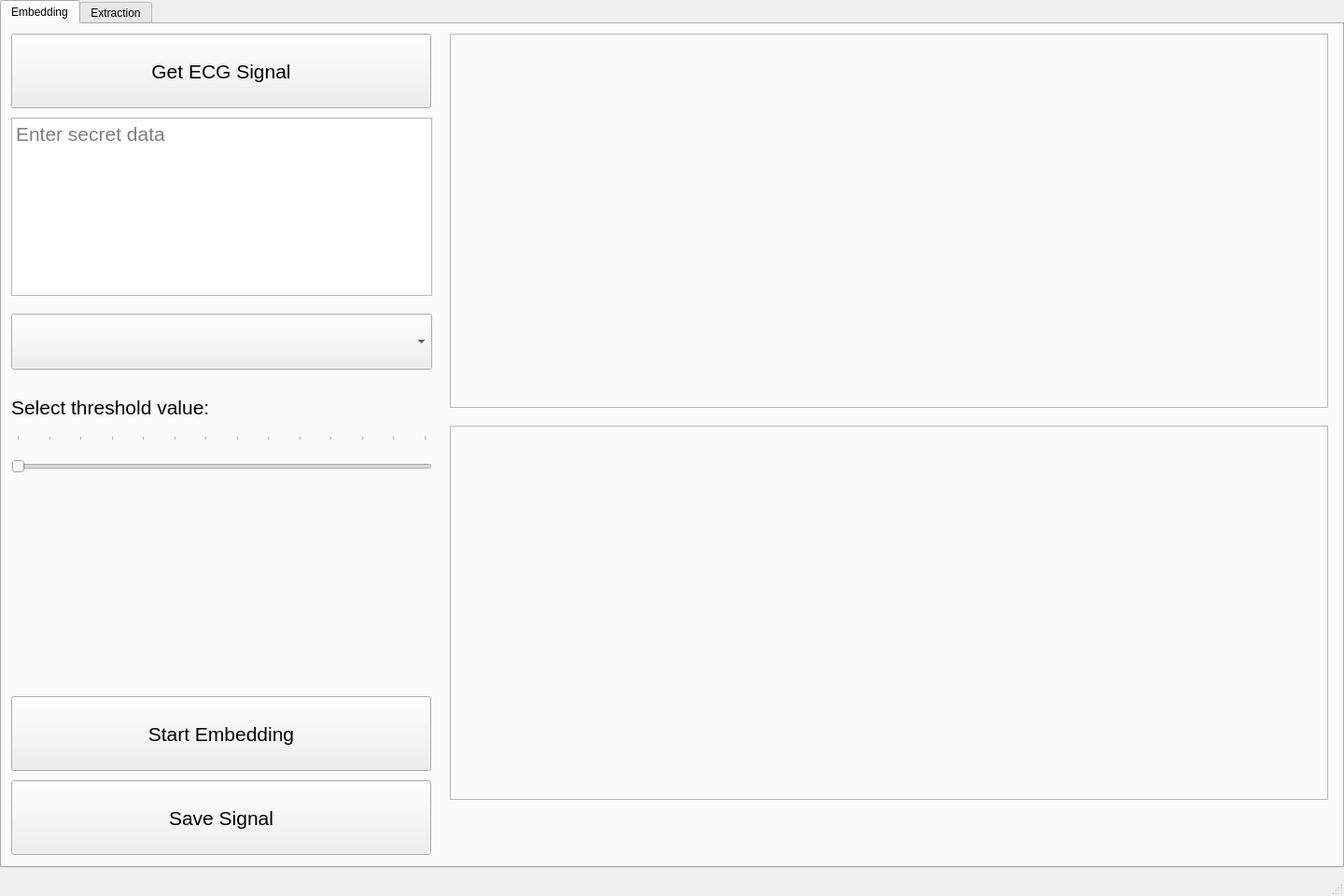
<?xml version="1.0" encoding="UTF-8"?>
<ui version="4.0">
 <class>MainWindow</class>
 <widget class="QMainWindow" name="MainWindow">
  <property name="geometry">
   <rect>
    <x>0</x>
    <y>0</y>
    <width>1440</width>
    <height>960</height>
   </rect>
  </property>
  <property name="windowTitle">
   <string>MainWindow</string>
  </property>
  <widget class="QWidget" name="centralwidget">
   <widget class="QTabWidget" name="tabWidget">
    <property name="geometry">
     <rect>
      <x>0</x>
      <y>0</y>
      <width>1440</width>
      <height>930</height>
     </rect>
    </property>
    <property name="currentIndex">
     <number>0</number>
    </property>
    <widget class="QWidget" name="embeddingTab">
     <property name="font">
      <font>
       <pointsize>1</pointsize>
      </font>
     </property>
     <attribute name="title">
      <string>Embedding</string>
     </attribute>
     <widget class="QPushButton" name="getButton">
      <property name="geometry">
       <rect>
        <x>10</x>
        <y>10</y>
        <width>450</width>
        <height>80</height>
       </rect>
      </property>
      <property name="font">
       <font>
        <pointsize>16</pointsize>
       </font>
      </property>
      <property name="text">
       <string>Get ECG Signal</string>
      </property>
     </widget>
     <widget class="QFrame" name="frame">
      <property name="geometry">
       <rect>
        <x>480</x>
        <y>10</y>
        <width>941</width>
        <height>401</height>
       </rect>
      </property>
      <property name="frameShape">
       <enum>QFrame::StyledPanel</enum>
      </property>
      <property name="frameShadow">
       <enum>QFrame::Raised</enum>
      </property>
     </widget>
     <widget class="QComboBox" name="modelComboBox">
      <property name="geometry">
       <rect>
        <x>10</x>
        <y>310</y>
        <width>451</width>
        <height>60</height>
       </rect>
      </property>
      <property name="font">
       <font>
        <pointsize>16</pointsize>
       </font>
      </property>
      <property name="editable">
       <bool>false</bool>
      </property>
      <property name="placeholderText">
       <string>Pick the model</string>
      </property>
     </widget>
     <widget class="QSlider" name="thresholdSlider">
      <property name="geometry">
       <rect>
        <x>10</x>
        <y>440</y>
        <width>451</width>
        <height>60</height>
       </rect>
      </property>
      <property name="minimum">
       <number>3</number>
      </property>
      <property name="maximum">
       <number>16</number>
      </property>
      <property name="orientation">
       <enum>Qt::Horizontal</enum>
      </property>
      <property name="tickPosition">
       <enum>QSlider::TicksAbove</enum>
      </property>
      <property name="tickInterval">
       <number>1</number>
      </property>
     </widget>
     <widget class="QLabel" name="thresholdLabel">
      <property name="geometry">
       <rect>
        <x>10</x>
        <y>390</y>
        <width>451</width>
        <height>41</height>
       </rect>
      </property>
      <property name="font">
       <font>
        <pointsize>16</pointsize>
       </font>
      </property>
      <property name="text">
       <string>Select threshold value:</string>
      </property>
     </widget>
     <widget class="QPushButton" name="saveButton">
      <property name="geometry">
       <rect>
        <x>10</x>
        <y>810</y>
        <width>450</width>
        <height>80</height>
       </rect>
      </property>
      <property name="font">
       <font>
        <pointsize>16</pointsize>
       </font>
      </property>
      <property name="text">
       <string>Save Signal</string>
      </property>
     </widget>
     <widget class="QPushButton" name="embedButton">
      <property name="geometry">
       <rect>
        <x>10</x>
        <y>720</y>
        <width>450</width>
        <height>80</height>
       </rect>
      </property>
      <property name="font">
       <font>
        <pointsize>16</pointsize>
       </font>
      </property>
      <property name="text">
       <string>Start Embedding</string>
      </property>
     </widget>
     <widget class="QLabel" name="informationLabel">
      <property name="geometry">
       <rect>
        <x>480</x>
        <y>850</y>
        <width>941</width>
        <height>31</height>
       </rect>
      </property>
      <property name="font">
       <font>
        <pointsize>16</pointsize>
       </font>
      </property>
      <property name="text">
       <string/>
      </property>
     </widget>
     <widget class="QTextEdit" name="secretTextEdit">
      <property name="geometry">
       <rect>
        <x>10</x>
        <y>100</y>
        <width>451</width>
        <height>191</height>
       </rect>
      </property>
      <property name="font">
       <font>
        <pointsize>16</pointsize>
       </font>
      </property>
      <property name="placeholderText">
       <string>Enter secret data</string>
      </property>
     </widget>
     <widget class="QFrame" name="frame_2">
      <property name="geometry">
       <rect>
        <x>480</x>
        <y>430</y>
        <width>941</width>
        <height>401</height>
       </rect>
      </property>
      <property name="frameShape">
       <enum>QFrame::StyledPanel</enum>
      </property>
      <property name="frameShadow">
       <enum>QFrame::Raised</enum>
      </property>
     </widget>
    </widget>
    <widget class="QWidget" name="extractionTab">
     <attribute name="title">
      <string>Extraction</string>
     </attribute>
     <widget class="QPushButton" name="xGetButton">
      <property name="geometry">
       <rect>
        <x>10</x>
        <y>10</y>
        <width>450</width>
        <height>80</height>
       </rect>
      </property>
      <property name="font">
       <font>
        <pointsize>16</pointsize>
       </font>
      </property>
      <property name="text">
       <string>Get ECG Signal</string>
      </property>
     </widget>
     <widget class="QComboBox" name="xModelComboBox">
      <property name="geometry">
       <rect>
        <x>10</x>
        <y>100</y>
        <width>451</width>
        <height>60</height>
       </rect>
      </property>
      <property name="font">
       <font>
        <pointsize>16</pointsize>
       </font>
      </property>
      <property name="editable">
       <bool>false</bool>
      </property>
      <property name="placeholderText">
       <string>Pick the model</string>
      </property>
     </widget>
     <widget class="QLabel" name="xThresholdLabel">
      <property name="geometry">
       <rect>
        <x>10</x>
        <y>170</y>
        <width>451</width>
        <height>41</height>
       </rect>
      </property>
      <property name="font">
       <font>
        <pointsize>16</pointsize>
       </font>
      </property>
      <property name="text">
       <string>Select threshold value:</string>
      </property>
     </widget>
     <widget class="QSlider" name="xThresholdSlider">
      <property name="geometry">
       <rect>
        <x>10</x>
        <y>220</y>
        <width>451</width>
        <height>60</height>
       </rect>
      </property>
      <property name="minimum">
       <number>3</number>
      </property>
      <property name="maximum">
       <number>16</number>
      </property>
      <property name="orientation">
       <enum>Qt::Horizontal</enum>
      </property>
      <property name="tickPosition">
       <enum>QSlider::TicksAbove</enum>
      </property>
      <property name="tickInterval">
       <number>1</number>
      </property>
     </widget>
     <widget class="QPushButton" name="xSaveButton">
      <property name="geometry">
       <rect>
        <x>10</x>
        <y>810</y>
        <width>450</width>
        <height>80</height>
       </rect>
      </property>
      <property name="font">
       <font>
        <pointsize>16</pointsize>
       </font>
      </property>
      <property name="text">
       <string>Save Signal</string>
      </property>
     </widget>
     <widget class="QPushButton" name="extractButton">
      <property name="geometry">
       <rect>
        <x>10</x>
        <y>720</y>
        <width>450</width>
        <height>80</height>
       </rect>
      </property>
      <property name="font">
       <font>
        <pointsize>16</pointsize>
       </font>
      </property>
      <property name="text">
       <string>Start Extraction</string>
      </property>
     </widget>
     <widget class="QFrame" name="xFrame">
      <property name="geometry">
       <rect>
        <x>480</x>
        <y>10</y>
        <width>941</width>
        <height>401</height>
       </rect>
      </property>
      <property name="frameShape">
       <enum>QFrame::StyledPanel</enum>
      </property>
      <property name="frameShadow">
       <enum>QFrame::Raised</enum>
      </property>
     </widget>
     <widget class="QFrame" name="xFrame_2">
      <property name="geometry">
       <rect>
        <x>480</x>
        <y>430</y>
        <width>941</width>
        <height>401</height>
       </rect>
      </property>
      <property name="frameShape">
       <enum>QFrame::StyledPanel</enum>
      </property>
      <property name="frameShadow">
       <enum>QFrame::Raised</enum>
      </property>
     </widget>
     <widget class="QLabel" name="xResultLabel">
      <property name="geometry">
       <rect>
        <x>10</x>
        <y>290</y>
        <width>451</width>
        <height>401</height>
       </rect>
      </property>
      <property name="font">
       <font>
        <pointsize>16</pointsize>
       </font>
      </property>
      <property name="text">
       <string>Result:</string>
      </property>
      <property name="alignment">
       <set>Qt::AlignLeading|Qt::AlignLeft|Qt::AlignTop</set>
      </property>
     </widget>
     <widget class="QLabel" name="xInformationLabel">
      <property name="geometry">
       <rect>
        <x>480</x>
        <y>850</y>
        <width>941</width>
        <height>31</height>
       </rect>
      </property>
      <property name="font">
       <font>
        <pointsize>16</pointsize>
       </font>
      </property>
      <property name="text">
       <string/>
      </property>
     </widget>
    </widget>
   </widget>
  </widget>
  <widget class="QMenuBar" name="menubar">
   <property name="geometry">
    <rect>
     <x>0</x>
     <y>0</y>
     <width>1440</width>
     <height>22</height>
    </rect>
   </property>
  </widget>
  <widget class="QStatusBar" name="statusbar"/>
 </widget>
 <resources/>
 <connections/>
</ui>
